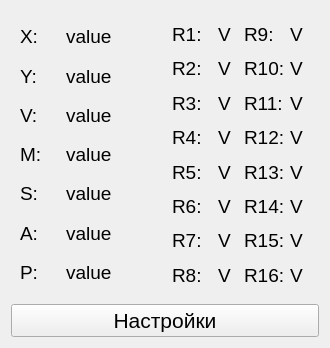
<?xml version="1.0" encoding="UTF-8"?>
<ui version="4.0">
 <class>ServerWidget</class>
 <widget class="QWidget" name="ServerWidget">
  <property name="geometry">
   <rect>
    <x>0</x>
    <y>0</y>
    <width>330</width>
    <height>348</height>
   </rect>
  </property>
  <property name="windowTitle">
   <string>Form</string>
  </property>
  <layout class="QVBoxLayout" name="verticalLayout">
   <item>
    <widget class="QWidget" name="serverWidget" native="true">
     <layout class="QHBoxLayout" name="horizontalLayout">
      <item>
       <layout class="QVBoxLayout" name="control_layout_s">
        <item>
         <layout class="QHBoxLayout" name="x_value_layout_s">
          <item>
           <widget class="QLabel" name="x_label_s">
            <property name="minimumSize">
             <size>
              <width>30</width>
              <height>0</height>
             </size>
            </property>
            <property name="font">
             <font>
              <pointsize>14</pointsize>
             </font>
            </property>
            <property name="text">
             <string>X:</string>
            </property>
           </widget>
          </item>
          <item>
           <widget class="QLabel" name="x_value_label_s">
            <property name="minimumSize">
             <size>
              <width>100</width>
              <height>0</height>
             </size>
            </property>
            <property name="font">
             <font>
              <pointsize>14</pointsize>
             </font>
            </property>
            <property name="text">
             <string>value</string>
            </property>
           </widget>
          </item>
         </layout>
        </item>
        <item>
         <layout class="QHBoxLayout" name="y_value_layout_s">
          <item>
           <widget class="QLabel" name="y_label_s">
            <property name="minimumSize">
             <size>
              <width>30</width>
              <height>0</height>
             </size>
            </property>
            <property name="font">
             <font>
              <pointsize>14</pointsize>
             </font>
            </property>
            <property name="text">
             <string>Y:</string>
            </property>
           </widget>
          </item>
          <item>
           <widget class="QLabel" name="y_value_label_s">
            <property name="minimumSize">
             <size>
              <width>100</width>
              <height>0</height>
             </size>
            </property>
            <property name="font">
             <font>
              <pointsize>14</pointsize>
             </font>
            </property>
            <property name="text">
             <string>value</string>
            </property>
           </widget>
          </item>
         </layout>
        </item>
        <item>
         <layout class="QHBoxLayout" name="v_value_layout_s">
          <item>
           <widget class="QLabel" name="v_label_s">
            <property name="minimumSize">
             <size>
              <width>30</width>
              <height>0</height>
             </size>
            </property>
            <property name="font">
             <font>
              <pointsize>14</pointsize>
             </font>
            </property>
            <property name="text">
             <string>V:</string>
            </property>
           </widget>
          </item>
          <item>
           <widget class="QLabel" name="v_value_label_s">
            <property name="minimumSize">
             <size>
              <width>100</width>
              <height>0</height>
             </size>
            </property>
            <property name="font">
             <font>
              <pointsize>14</pointsize>
             </font>
            </property>
            <property name="text">
             <string>value</string>
            </property>
           </widget>
          </item>
         </layout>
        </item>
        <item>
         <layout class="QHBoxLayout" name="m_value_layout_s">
          <item>
           <widget class="QLabel" name="m_label_s">
            <property name="minimumSize">
             <size>
              <width>30</width>
              <height>0</height>
             </size>
            </property>
            <property name="font">
             <font>
              <pointsize>14</pointsize>
             </font>
            </property>
            <property name="text">
             <string>M:</string>
            </property>
           </widget>
          </item>
          <item>
           <widget class="QLabel" name="m_value_label_s">
            <property name="minimumSize">
             <size>
              <width>100</width>
              <height>0</height>
             </size>
            </property>
            <property name="font">
             <font>
              <pointsize>14</pointsize>
             </font>
            </property>
            <property name="text">
             <string>value</string>
            </property>
           </widget>
          </item>
         </layout>
        </item>
        <item>
         <layout class="QHBoxLayout" name="s_value_layout_s">
          <item>
           <widget class="QLabel" name="s_label_s">
            <property name="minimumSize">
             <size>
              <width>30</width>
              <height>0</height>
             </size>
            </property>
            <property name="font">
             <font>
              <pointsize>14</pointsize>
             </font>
            </property>
            <property name="text">
             <string>S:</string>
            </property>
           </widget>
          </item>
          <item>
           <widget class="QLabel" name="s_value_label_s">
            <property name="minimumSize">
             <size>
              <width>100</width>
              <height>0</height>
             </size>
            </property>
            <property name="font">
             <font>
              <pointsize>14</pointsize>
             </font>
            </property>
            <property name="text">
             <string>value</string>
            </property>
           </widget>
          </item>
         </layout>
        </item>
        <item>
         <layout class="QHBoxLayout" name="a_value_layout_s">
          <item>
           <widget class="QLabel" name="a_label_s">
            <property name="minimumSize">
             <size>
              <width>30</width>
              <height>0</height>
             </size>
            </property>
            <property name="font">
             <font>
              <pointsize>14</pointsize>
             </font>
            </property>
            <property name="text">
             <string>A:</string>
            </property>
           </widget>
          </item>
          <item>
           <widget class="QLabel" name="a_value_label_s">
            <property name="minimumSize">
             <size>
              <width>100</width>
              <height>0</height>
             </size>
            </property>
            <property name="font">
             <font>
              <pointsize>14</pointsize>
             </font>
            </property>
            <property name="text">
             <string>value</string>
            </property>
           </widget>
          </item>
         </layout>
        </item>
        <item>
         <layout class="QHBoxLayout" name="p_value_layout_s">
          <item>
           <widget class="QLabel" name="p_label_s">
            <property name="minimumSize">
             <size>
              <width>30</width>
              <height>0</height>
             </size>
            </property>
            <property name="font">
             <font>
              <pointsize>14</pointsize>
             </font>
            </property>
            <property name="text">
             <string>P:</string>
            </property>
           </widget>
          </item>
          <item>
           <widget class="QLabel" name="p_value_label_s">
            <property name="minimumSize">
             <size>
              <width>100</width>
              <height>0</height>
             </size>
            </property>
            <property name="font">
             <font>
              <pointsize>14</pointsize>
             </font>
            </property>
            <property name="text">
             <string>value</string>
            </property>
           </widget>
          </item>
         </layout>
        </item>
       </layout>
      </item>
      <item>
       <layout class="QHBoxLayout" name="R_layout_s">
        <item>
         <layout class="QVBoxLayout" name="R1_R8_layout_s">
          <item>
           <layout class="QHBoxLayout" name="R1_layout_s">
            <item>
             <widget class="QLabel" name="R1_label_s">
              <property name="minimumSize">
               <size>
                <width>40</width>
                <height>0</height>
               </size>
              </property>
              <property name="maximumSize">
               <size>
                <width>40</width>
                <height>16777215</height>
               </size>
              </property>
              <property name="font">
               <font>
                <pointsize>14</pointsize>
               </font>
              </property>
              <property name="text">
               <string>R1:</string>
              </property>
             </widget>
            </item>
            <item>
             <widget class="QLabel" name="R1_val_label_s">
              <property name="minimumSize">
               <size>
                <width>20</width>
                <height>0</height>
               </size>
              </property>
              <property name="maximumSize">
               <size>
                <width>20</width>
                <height>16777215</height>
               </size>
              </property>
              <property name="font">
               <font>
                <pointsize>14</pointsize>
               </font>
              </property>
              <property name="text">
               <string>V</string>
              </property>
             </widget>
            </item>
           </layout>
          </item>
          <item>
           <layout class="QHBoxLayout" name="R2_layout_s">
            <item>
             <widget class="QLabel" name="R2_label_s">
              <property name="minimumSize">
               <size>
                <width>40</width>
                <height>0</height>
               </size>
              </property>
              <property name="maximumSize">
               <size>
                <width>40</width>
                <height>16777215</height>
               </size>
              </property>
              <property name="font">
               <font>
                <pointsize>14</pointsize>
               </font>
              </property>
              <property name="text">
               <string>R2:</string>
              </property>
             </widget>
            </item>
            <item>
             <widget class="QLabel" name="R2_val_label_s">
              <property name="minimumSize">
               <size>
                <width>20</width>
                <height>0</height>
               </size>
              </property>
              <property name="maximumSize">
               <size>
                <width>20</width>
                <height>16777215</height>
               </size>
              </property>
              <property name="font">
               <font>
                <pointsize>14</pointsize>
               </font>
              </property>
              <property name="text">
               <string>V</string>
              </property>
             </widget>
            </item>
           </layout>
          </item>
          <item>
           <layout class="QHBoxLayout" name="R3_layout_s">
            <item>
             <widget class="QLabel" name="R3_label_s">
              <property name="minimumSize">
               <size>
                <width>40</width>
                <height>0</height>
               </size>
              </property>
              <property name="maximumSize">
               <size>
                <width>40</width>
                <height>16777215</height>
               </size>
              </property>
              <property name="font">
               <font>
                <pointsize>14</pointsize>
               </font>
              </property>
              <property name="text">
               <string>R3:</string>
              </property>
             </widget>
            </item>
            <item>
             <widget class="QLabel" name="R3_val_label_s">
              <property name="minimumSize">
               <size>
                <width>20</width>
                <height>0</height>
               </size>
              </property>
              <property name="maximumSize">
               <size>
                <width>20</width>
                <height>16777215</height>
               </size>
              </property>
              <property name="font">
               <font>
                <pointsize>14</pointsize>
               </font>
              </property>
              <property name="text">
               <string>V</string>
              </property>
             </widget>
            </item>
           </layout>
          </item>
          <item>
           <layout class="QHBoxLayout" name="R4_layout_s">
            <item>
             <widget class="QLabel" name="R4_label_s">
              <property name="minimumSize">
               <size>
                <width>40</width>
                <height>0</height>
               </size>
              </property>
              <property name="maximumSize">
               <size>
                <width>40</width>
                <height>16777215</height>
               </size>
              </property>
              <property name="font">
               <font>
                <pointsize>14</pointsize>
               </font>
              </property>
              <property name="text">
               <string>R4:</string>
              </property>
             </widget>
            </item>
            <item>
             <widget class="QLabel" name="R4_val_label_s">
              <property name="minimumSize">
               <size>
                <width>20</width>
                <height>0</height>
               </size>
              </property>
              <property name="maximumSize">
               <size>
                <width>20</width>
                <height>16777215</height>
               </size>
              </property>
              <property name="font">
               <font>
                <pointsize>14</pointsize>
               </font>
              </property>
              <property name="text">
               <string>V</string>
              </property>
             </widget>
            </item>
           </layout>
          </item>
          <item>
           <layout class="QHBoxLayout" name="R5_layout_s">
            <item>
             <widget class="QLabel" name="R5_label_s">
              <property name="minimumSize">
               <size>
                <width>40</width>
                <height>0</height>
               </size>
              </property>
              <property name="maximumSize">
               <size>
                <width>40</width>
                <height>16777215</height>
               </size>
              </property>
              <property name="font">
               <font>
                <pointsize>14</pointsize>
               </font>
              </property>
              <property name="text">
               <string>R5:</string>
              </property>
             </widget>
            </item>
            <item>
             <widget class="QLabel" name="R5_val_label_s">
              <property name="minimumSize">
               <size>
                <width>20</width>
                <height>0</height>
               </size>
              </property>
              <property name="maximumSize">
               <size>
                <width>20</width>
                <height>16777215</height>
               </size>
              </property>
              <property name="font">
               <font>
                <pointsize>14</pointsize>
               </font>
              </property>
              <property name="text">
               <string>V</string>
              </property>
             </widget>
            </item>
           </layout>
          </item>
          <item>
           <layout class="QHBoxLayout" name="R6_layout_s">
            <item>
             <widget class="QLabel" name="R6_label_s">
              <property name="minimumSize">
               <size>
                <width>40</width>
                <height>0</height>
               </size>
              </property>
              <property name="maximumSize">
               <size>
                <width>40</width>
                <height>16777215</height>
               </size>
              </property>
              <property name="font">
               <font>
                <pointsize>14</pointsize>
               </font>
              </property>
              <property name="text">
               <string>R6:</string>
              </property>
             </widget>
            </item>
            <item>
             <widget class="QLabel" name="R6_val_label_s">
              <property name="minimumSize">
               <size>
                <width>20</width>
                <height>0</height>
               </size>
              </property>
              <property name="maximumSize">
               <size>
                <width>20</width>
                <height>16777215</height>
               </size>
              </property>
              <property name="font">
               <font>
                <pointsize>14</pointsize>
               </font>
              </property>
              <property name="text">
               <string>V</string>
              </property>
             </widget>
            </item>
           </layout>
          </item>
          <item>
           <layout class="QHBoxLayout" name="R7_layout_s">
            <item>
             <widget class="QLabel" name="R7_label_s">
              <property name="minimumSize">
               <size>
                <width>40</width>
                <height>0</height>
               </size>
              </property>
              <property name="maximumSize">
               <size>
                <width>40</width>
                <height>16777215</height>
               </size>
              </property>
              <property name="font">
               <font>
                <pointsize>14</pointsize>
               </font>
              </property>
              <property name="text">
               <string>R7:</string>
              </property>
             </widget>
            </item>
            <item>
             <widget class="QLabel" name="R7_val_label_s">
              <property name="minimumSize">
               <size>
                <width>20</width>
                <height>0</height>
               </size>
              </property>
              <property name="maximumSize">
               <size>
                <width>20</width>
                <height>16777215</height>
               </size>
              </property>
              <property name="font">
               <font>
                <pointsize>14</pointsize>
               </font>
              </property>
              <property name="text">
               <string>V</string>
              </property>
             </widget>
            </item>
           </layout>
          </item>
          <item>
           <layout class="QHBoxLayout" name="R8_layout_s">
            <item>
             <widget class="QLabel" name="R8_label_s">
              <property name="minimumSize">
               <size>
                <width>40</width>
                <height>0</height>
               </size>
              </property>
              <property name="maximumSize">
               <size>
                <width>40</width>
                <height>16777215</height>
               </size>
              </property>
              <property name="font">
               <font>
                <pointsize>14</pointsize>
               </font>
              </property>
              <property name="text">
               <string>R8:</string>
              </property>
             </widget>
            </item>
            <item>
             <widget class="QLabel" name="R8_val_label_s">
              <property name="minimumSize">
               <size>
                <width>20</width>
                <height>0</height>
               </size>
              </property>
              <property name="maximumSize">
               <size>
                <width>20</width>
                <height>16777215</height>
               </size>
              </property>
              <property name="font">
               <font>
                <pointsize>14</pointsize>
               </font>
              </property>
              <property name="text">
               <string>V</string>
              </property>
             </widget>
            </item>
           </layout>
          </item>
         </layout>
        </item>
        <item>
         <layout class="QVBoxLayout" name="R9_R16_layout_s">
          <item>
           <layout class="QHBoxLayout" name="R9_layout_s">
            <item>
             <widget class="QLabel" name="R9_label_s">
              <property name="minimumSize">
               <size>
                <width>40</width>
                <height>0</height>
               </size>
              </property>
              <property name="maximumSize">
               <size>
                <width>40</width>
                <height>16777215</height>
               </size>
              </property>
              <property name="font">
               <font>
                <pointsize>14</pointsize>
               </font>
              </property>
              <property name="text">
               <string>R9:</string>
              </property>
             </widget>
            </item>
            <item>
             <widget class="QLabel" name="R9_val_label_s">
              <property name="minimumSize">
               <size>
                <width>20</width>
                <height>0</height>
               </size>
              </property>
              <property name="maximumSize">
               <size>
                <width>20</width>
                <height>16777215</height>
               </size>
              </property>
              <property name="font">
               <font>
                <pointsize>14</pointsize>
               </font>
              </property>
              <property name="text">
               <string>V</string>
              </property>
             </widget>
            </item>
           </layout>
          </item>
          <item>
           <layout class="QHBoxLayout" name="R10_layout_s">
            <item>
             <widget class="QLabel" name="R10_label_s">
              <property name="minimumSize">
               <size>
                <width>40</width>
                <height>0</height>
               </size>
              </property>
              <property name="maximumSize">
               <size>
                <width>40</width>
                <height>16777215</height>
               </size>
              </property>
              <property name="font">
               <font>
                <pointsize>14</pointsize>
               </font>
              </property>
              <property name="text">
               <string>R10:</string>
              </property>
             </widget>
            </item>
            <item>
             <widget class="QLabel" name="R10_val_label_s">
              <property name="minimumSize">
               <size>
                <width>20</width>
                <height>0</height>
               </size>
              </property>
              <property name="maximumSize">
               <size>
                <width>20</width>
                <height>16777215</height>
               </size>
              </property>
              <property name="font">
               <font>
                <pointsize>14</pointsize>
               </font>
              </property>
              <property name="text">
               <string>V</string>
              </property>
             </widget>
            </item>
           </layout>
          </item>
          <item>
           <layout class="QHBoxLayout" name="R11_layout_s">
            <item>
             <widget class="QLabel" name="R11_label_s">
              <property name="minimumSize">
               <size>
                <width>40</width>
                <height>0</height>
               </size>
              </property>
              <property name="maximumSize">
               <size>
                <width>40</width>
                <height>16777215</height>
               </size>
              </property>
              <property name="font">
               <font>
                <pointsize>14</pointsize>
               </font>
              </property>
              <property name="text">
               <string>R11:</string>
              </property>
             </widget>
            </item>
            <item>
             <widget class="QLabel" name="R11_val_label_s">
              <property name="minimumSize">
               <size>
                <width>20</width>
                <height>0</height>
               </size>
              </property>
              <property name="maximumSize">
               <size>
                <width>20</width>
                <height>16777215</height>
               </size>
              </property>
              <property name="font">
               <font>
                <pointsize>14</pointsize>
               </font>
              </property>
              <property name="text">
               <string>V</string>
              </property>
             </widget>
            </item>
           </layout>
          </item>
          <item>
           <layout class="QHBoxLayout" name="R12_layout_s">
            <item>
             <widget class="QLabel" name="R12_label_s">
              <property name="minimumSize">
               <size>
                <width>40</width>
                <height>0</height>
               </size>
              </property>
              <property name="maximumSize">
               <size>
                <width>40</width>
                <height>16777215</height>
               </size>
              </property>
              <property name="font">
               <font>
                <pointsize>14</pointsize>
               </font>
              </property>
              <property name="text">
               <string>R12:</string>
              </property>
             </widget>
            </item>
            <item>
             <widget class="QLabel" name="R12_val_label_s">
              <property name="minimumSize">
               <size>
                <width>20</width>
                <height>0</height>
               </size>
              </property>
              <property name="maximumSize">
               <size>
                <width>20</width>
                <height>16777215</height>
               </size>
              </property>
              <property name="font">
               <font>
                <pointsize>14</pointsize>
               </font>
              </property>
              <property name="text">
               <string>V</string>
              </property>
             </widget>
            </item>
           </layout>
          </item>
          <item>
           <layout class="QHBoxLayout" name="R13_layout_s">
            <item>
             <widget class="QLabel" name="R13_label_s">
              <property name="minimumSize">
               <size>
                <width>40</width>
                <height>0</height>
               </size>
              </property>
              <property name="maximumSize">
               <size>
                <width>40</width>
                <height>16777215</height>
               </size>
              </property>
              <property name="font">
               <font>
                <pointsize>14</pointsize>
               </font>
              </property>
              <property name="text">
               <string>R13:</string>
              </property>
             </widget>
            </item>
            <item>
             <widget class="QLabel" name="R13_val_label_s">
              <property name="minimumSize">
               <size>
                <width>20</width>
                <height>0</height>
               </size>
              </property>
              <property name="maximumSize">
               <size>
                <width>20</width>
                <height>16777215</height>
               </size>
              </property>
              <property name="font">
               <font>
                <pointsize>14</pointsize>
               </font>
              </property>
              <property name="text">
               <string>V</string>
              </property>
             </widget>
            </item>
           </layout>
          </item>
          <item>
           <layout class="QHBoxLayout" name="R14_layout_s">
            <item>
             <widget class="QLabel" name="R14_label_s">
              <property name="minimumSize">
               <size>
                <width>40</width>
                <height>0</height>
               </size>
              </property>
              <property name="maximumSize">
               <size>
                <width>40</width>
                <height>16777215</height>
               </size>
              </property>
              <property name="font">
               <font>
                <pointsize>14</pointsize>
               </font>
              </property>
              <property name="text">
               <string>R14:</string>
              </property>
             </widget>
            </item>
            <item>
             <widget class="QLabel" name="R14_val_label_s">
              <property name="minimumSize">
               <size>
                <width>20</width>
                <height>0</height>
               </size>
              </property>
              <property name="maximumSize">
               <size>
                <width>20</width>
                <height>16777215</height>
               </size>
              </property>
              <property name="font">
               <font>
                <pointsize>14</pointsize>
               </font>
              </property>
              <property name="text">
               <string>V</string>
              </property>
             </widget>
            </item>
           </layout>
          </item>
          <item>
           <layout class="QHBoxLayout" name="R15_layout_s">
            <item>
             <widget class="QLabel" name="R15_label_s">
              <property name="minimumSize">
               <size>
                <width>40</width>
                <height>0</height>
               </size>
              </property>
              <property name="maximumSize">
               <size>
                <width>40</width>
                <height>16777215</height>
               </size>
              </property>
              <property name="font">
               <font>
                <pointsize>14</pointsize>
               </font>
              </property>
              <property name="text">
               <string>R15:</string>
              </property>
             </widget>
            </item>
            <item>
             <widget class="QLabel" name="R15_val_label_s">
              <property name="minimumSize">
               <size>
                <width>20</width>
                <height>0</height>
               </size>
              </property>
              <property name="maximumSize">
               <size>
                <width>20</width>
                <height>16777215</height>
               </size>
              </property>
              <property name="font">
               <font>
                <pointsize>14</pointsize>
               </font>
              </property>
              <property name="text">
               <string>V</string>
              </property>
             </widget>
            </item>
           </layout>
          </item>
          <item>
           <layout class="QHBoxLayout" name="R16_layout_s">
            <item>
             <widget class="QLabel" name="R16_label_s">
              <property name="minimumSize">
               <size>
                <width>40</width>
                <height>0</height>
               </size>
              </property>
              <property name="maximumSize">
               <size>
                <width>40</width>
                <height>16777215</height>
               </size>
              </property>
              <property name="font">
               <font>
                <pointsize>14</pointsize>
               </font>
              </property>
              <property name="text">
               <string>R16:</string>
              </property>
             </widget>
            </item>
            <item>
             <widget class="QLabel" name="R16_val_label_s">
              <property name="minimumSize">
               <size>
                <width>20</width>
                <height>0</height>
               </size>
              </property>
              <property name="maximumSize">
               <size>
                <width>20</width>
                <height>16777215</height>
               </size>
              </property>
              <property name="font">
               <font>
                <pointsize>14</pointsize>
               </font>
              </property>
              <property name="text">
               <string>V</string>
              </property>
             </widget>
            </item>
           </layout>
          </item>
         </layout>
        </item>
       </layout>
      </item>
     </layout>
    </widget>
   </item>
   <item>
    <widget class="QPushButton" name="settingsBtn">
     <property name="font">
      <font>
       <pointsize>16</pointsize>
      </font>
     </property>
     <property name="text">
      <string>Настройки</string>
     </property>
    </widget>
   </item>
  </layout>
 </widget>
 <resources/>
 <connections/>
</ui>
